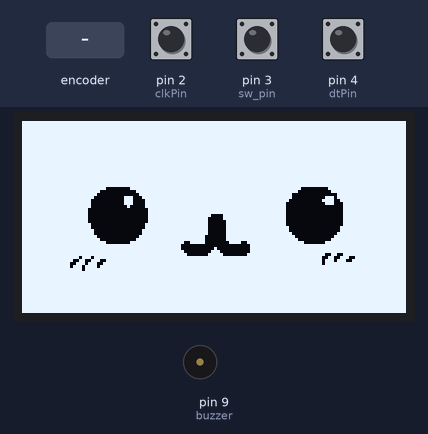
Simulated run of this program. Board: Arduino Uno, built with avr-gcc and run on an emulated ATmega328P. On the bench: 128×64 one-colour display, buzzer (waves = sounding). The test bench sets the inputs (shaded band); at power-on: pin 3 (sw_pin) HIGH, pin 2 (clkPin) HIGH, pin 4 (dtPin) HIGH. Random numbers use the default seed unless the program sets one.

Above: at 6.1 s.
6.2 s: pin 3 (sw_pin) pulled LOW for 0.15 s
At 6.8 s:
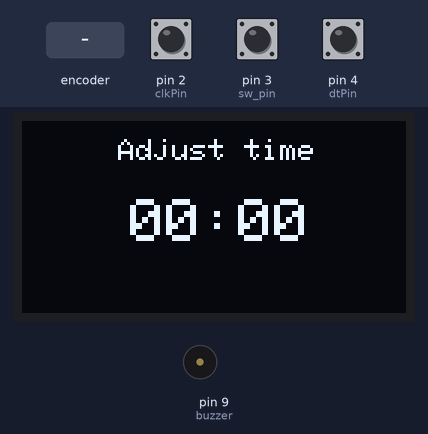
7.8 s: rotary encoder on pin 2 (clkPin) / pin 4 (dtPin) turned 3 steps (first pin leading)
At 8.8 s:
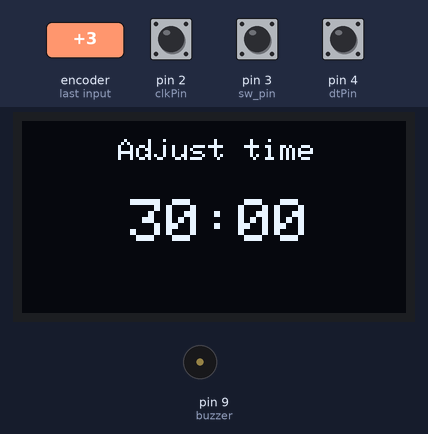
9.9 s: pin 3 (sw_pin) pulled LOW for 1 s
At 10.8 s:
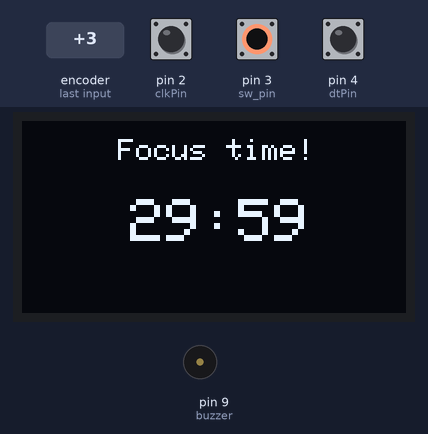
13.9 s: pin 3 (sw_pin) pulled LOW for 0.15 s
At 14.4 s:
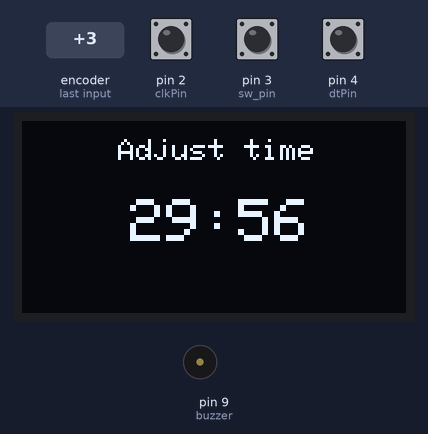
15.5 s: rotary encoder on pin 2 (clkPin) / pin 4 (dtPin) turned 1 step (first pin leading)
At 16.3 s:
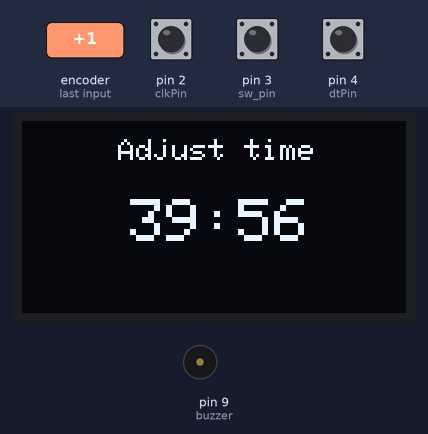
Timing chart, 0 to 18.2 s (numbered marks = the images above; inputs shaded):
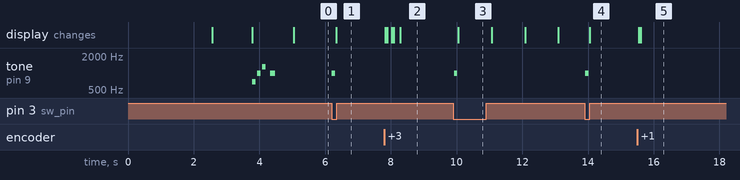

Measured:
- after the input at 6.2 s, tone on pin 9 (buzzer): silent → 1000 Hz at once, → silent 0.10 s later; the display: changes after 0.14 s (image 1)
- after the input at 7.8 s, the display: first changes at once (image 2 shows a later state)
- after the input at 9.9 s, tone on pin 9 (buzzer): silent → 1000 Hz at once, → silent 0.10 s later; the display: changes after 0.15 s (image 3)
- after the input at 13.9 s, tone on pin 9 (buzzer): silent → 1000 Hz at once, → silent 0.10 s later
- after the input at 15.5 s, the display: first changes after 0.05 s (image 5 shows a later state)

The program:

main.cpp
```cpp
#include <objects.h>


//====================
//Globals
Speaker speaker;
SwitchButton btn;
Screen screen;

//Encoder
const int dtPin = 4;
const int clkPin = 2;

volatile bool encoderTurned = false;
volatile bool encoderDirection = false; //True = right
int lastStateCLK, currenStateCLK;

//Menus
int CURRENT_MENU = 0;
void idle_menu();
void tuning_menu();
void clock_running();


//Clock
unsigned long last_seconds_change = 0;
unsigned long time_now = 0;

int seconds_remaining = 0;
int MAX_SECONDS = 7200;
int STEP = 300;

//Time is up
unsigned long BEEP_DELAY = 800;
unsigned long last_beep = 0;

unsigned long SCREEN_DELAY = 800;
bool screen_on = true;
unsigned long last_screen_change = 0;


//Random things
int CURRENT_FACE = 0;
unsigned long last_message = 0;
unsigned long random_delay = 120000;

//====================
//Functions

//Encoder
int encoder_state();
void encoderISR();

//Auxiliar
void change_random_things();
void time_is_up();

//Tones
void wakeUpBeep();
void successBeep();
void actionBeep();
void timerBeep();


//===================


void setup(){
  //Init all
  Serial.begin(9600);
  screen.init();

  screen.printCentered("Loading...");
  screen.show();
  delay(1200);

  btn.init();
  speaker.init();

  screen.printCentered("KATUBOT :D");
  screen.show();
  wakeUpBeep();
  delay(500);


  //Encoder
  attachInterrupt(digitalPinToInterrupt(clkPin), encoderISR, CHANGE);
  lastStateCLK = digitalRead(clkPin);
}


void loop(){
  //Message changes every 2 minutes
  time_now = get_time();
  if(time_now-last_message > random_delay){
    last_message = time_now;
    change_random_things();
  }

  switch (CURRENT_MENU){
  case 0:
    idle_menu();
    break;

  case 1:
    tuning_menu();
    break;

  case 2:
    clock_running();
    break;

  default:
    break;
  }
}


//===================

//Menus

void idle_menu(){
  //Check button
  if(btn.isPressed()){
    actionBeep();
    CURRENT_MENU = 1;
    return;
  }

  screen.showFace(CURRENT_FACE);
  screen.show();
}


void tuning_menu(){
  //Check button
  if(btn.isPressed()){
    actionBeep();
    if(seconds_remaining == 0)
      CURRENT_MENU = 0; //idle
    else
      CURRENT_MENU = 2; //start timer

    return;
  }

  //Check encoder
  int current_state = encoder_state();

  if(current_state == 1)
    seconds_remaining = constrain(seconds_remaining-STEP, 0, MAX_SECONDS); //Left (decrease)
  else if(current_state == 2)
    seconds_remaining = constrain(seconds_remaining+STEP, 0, MAX_SECONDS); //Right (increment)


  //Print current clock
  screen.printClock(seconds_remaining, "Adjust time");
  screen.show();
}


void clock_running(){
  //Check button
  if(btn.isPressed()){
    actionBeep();
    CURRENT_MENU = 1; //Tunning
    return;
  }


  //Update time
  time_now = get_time();
  if(time_now-last_seconds_change >= 1000){
    seconds_remaining = constrain(seconds_remaining-1, 0, MAX_SECONDS);
    last_seconds_change = time_now;
  }


  //Show clock
  screen.printClock(seconds_remaining, "Focus time!");
  screen.show();


  //Time is up?
  if(seconds_remaining == 0){
    while(!btn.isPressed())
      time_is_up();

    //Show congrats face
    screen.showFace(1);
    screen.show();
    successBeep();
    delay(1300);
    CURRENT_MENU = 0; //Idle mode again
  }
}

//===================
//Auxiliar

void change_random_things(){
  //Face
  int idx = random(0, N_FACES);
  while(idx == CURRENT_FACE)
    idx = random(0, N_FACES);
  CURRENT_FACE = idx;
}


void time_is_up(){
  time_now = get_time();

  //Beep
  if(time_now-last_beep > BEEP_DELAY){
    last_beep = time_now;
    timerBeep();
  }

  //Alternate screen number
  if(time_now-last_screen_change <= SCREEN_DELAY)
    return;

  last_screen_change = time_now;

  if(screen_on)
    screen.clear();
  else
    screen.printClock(0, "Time is up!");

  screen_on = !screen_on;
  screen.show();
}


//===================

//Encoder


//TRUE = DERECHA
void encoderISR(){
  bool dtState = digitalRead(dtPin);
  bool clkState = digitalRead(clkPin);

  if(clkState != lastStateCLK){
    encoderTurned = true;
    encoderDirection = (clkState != dtState);
  }

  lastStateCLK = clkState;
}


//0 = No | 1 = izq | 2 = der
int encoder_state(){
  if(!encoderTurned)
    return 0;

  encoderTurned = false;

  if(encoderDirection)
    return 2; //Derecha
  else
    return 1; //Izquierda
}


//===================
//TONES

void wakeUpBeep(){
  speaker.makeSound(700, 100);
  delay(50);
  speaker.makeSound(1000, 100);
  delay(50);
  speaker.makeSound(1300, 100);
  delay(150);
  speaker.makeSound(1000, 150);
}

void notificationBeep(){
  speaker.makeSound(1000, 200);
  delay(100);
  speaker.makeSound(800, 300);
}

void actionBeep(){
  speaker.makeSound(1000, 100);
}

void successBeep(){
  speaker.makeSound(700, 100);
  delay(50);
  speaker.makeSound(1000, 100);
  delay(50);
  speaker.makeSound(1300, 100);
}

void timerBeep(){
  speaker.makeSound(1000, 200);
  delay(100);
  speaker.makeSound(800, 300);
}
```

objects.h
```cpp
#ifndef OBJECTS_H
#define OBJECTS_H

#include <Arduino.h>
#include <SPI.h>
#include <Wire.h>
#include <Adafruit_GFX.h>
#include <Adafruit_SH110X.h>

#include <caras.h>

//=====================
//Pines
const int buzzer = 9;
const int sw_pin = 3;

//=====================

//Aux
#define MAX_TIME 4194967295

unsigned long get_time(){
    return millis() % MAX_TIME;
}

//====================

#define SCREEN_WIDTH 128 // OLED display width, in pixels
#define SCREEN_HEIGHT 64 // OLED display height, in pixels
#define SCREEN_ADRESS 0x3C
Adafruit_SH1106G display(SCREEN_WIDTH, SCREEN_HEIGHT, &Wire, -1);


class Screen{

private:
    int centerX = 36;
    int centerY = 26;

public:
    Screen(){}

    void init(){
        display.begin(0x3C, true);
        delay(2000);
        display.clearDisplay();

        display.setTextSize(1);
        display.setTextColor(SH110X_WHITE);
        display.setCursor(0, 0);
        delay(500);
    }


    void printCentered(String message){
        display.clearDisplay();
        display.setTextSize(1);
        display.setCursor(centerX, centerY);

        display.println(message);
    }


    void printClock(int seconds, String message="Focus time!"){
        //Calculate
        int m = seconds/60;
        int s = seconds - m*60;

        //Status message
        display.clearDisplay();
        display.setTextSize(1);
        display.setCursor(32, 6);

        display.println(message);
        display.setCursor(centerX, centerY);
        display.setTextSize(2);

        //Format
        if(m < 10)
            display.print("0");
        display.print(m);

        display.print(":");

        if(s < 10)
            display.print("0");
        display.println(s);
    }


    void showFace(int idx){
        idx = constrain(idx, 0, N_FACES-1);
        display.clearDisplay();
        display.drawBitmap(0, 0, Caras[idx], 128, 64, SH110X_WHITE);
    }


    void show(){
        display.display();
    }


    void clear(){
        display.clearDisplay();
    }


};


//============


class Speaker{
public:
    Speaker(){}

    void init(){
        pinMode(buzzer, OUTPUT);
    }

    void makeSound(double frec, int dur){
        tone(buzzer, frec);
        delay(dur);
        noTone(buzzer);
    }

};


//============


class SwitchButton{
private:
    unsigned long last_check;
    unsigned long time_now;

    bool last_state;
    bool current_state;
    unsigned long debounceDelay = 200;

    bool pressed = false;

    void update(){
        time_now = get_time();
        current_state = digitalRead(sw_pin);

        //Debounce delay has not passed
        if(time_now-last_check > debounceDelay){
            if(last_state == HIGH && current_state == LOW){
                last_check = time_now;
                pressed = true;
                last_state = current_state;
                return;
            }
        }

        pressed = false;
        last_state = current_state;
    }

public:
    SwitchButton(){}

    void init(){
        pinMode(sw_pin, INPUT_PULLUP);
    }


    bool isPressed(){
        update();
        return pressed;
    }

};


#endif
```

Source omitted: caras.h (data table, 12837 bytes)
